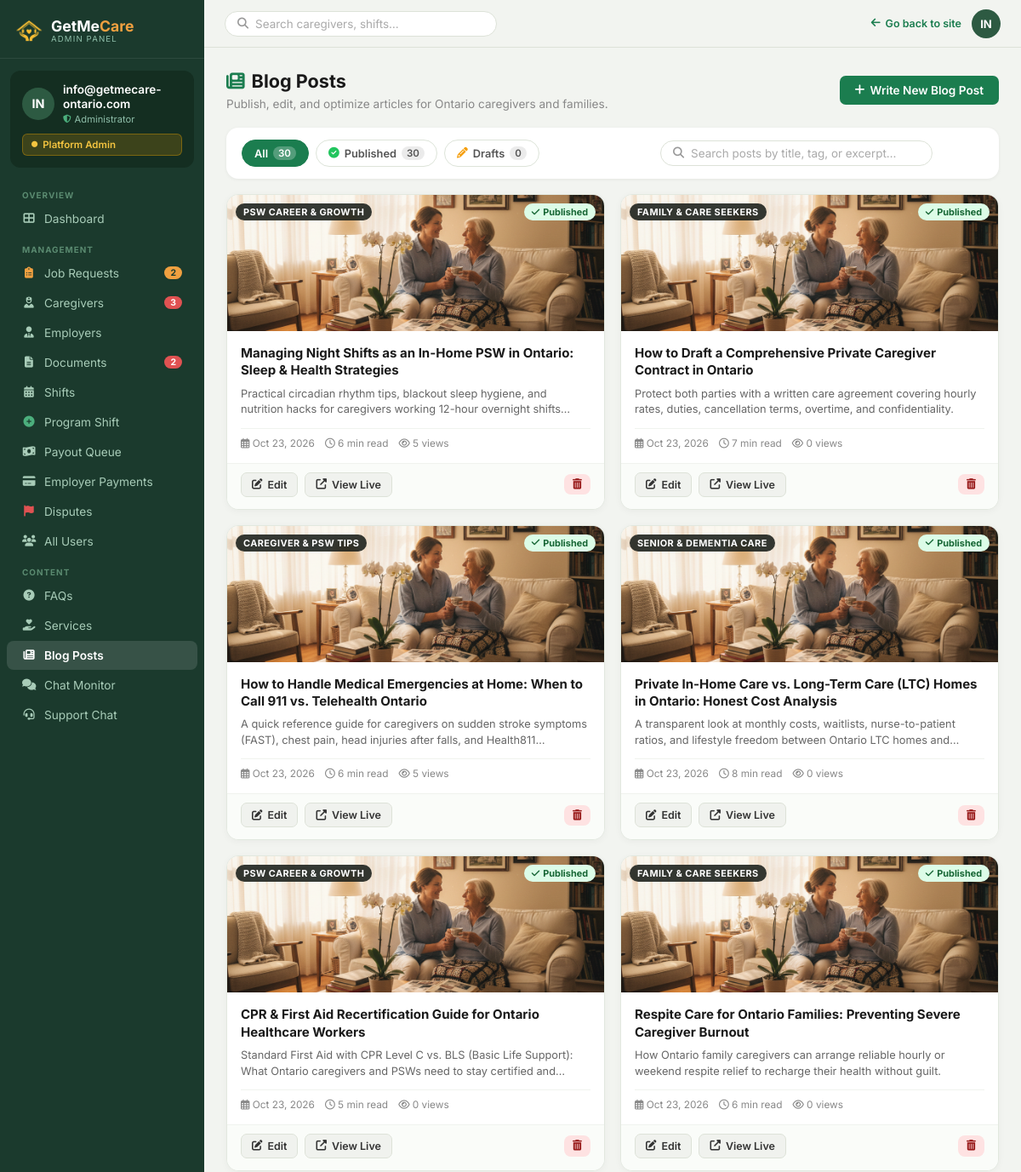
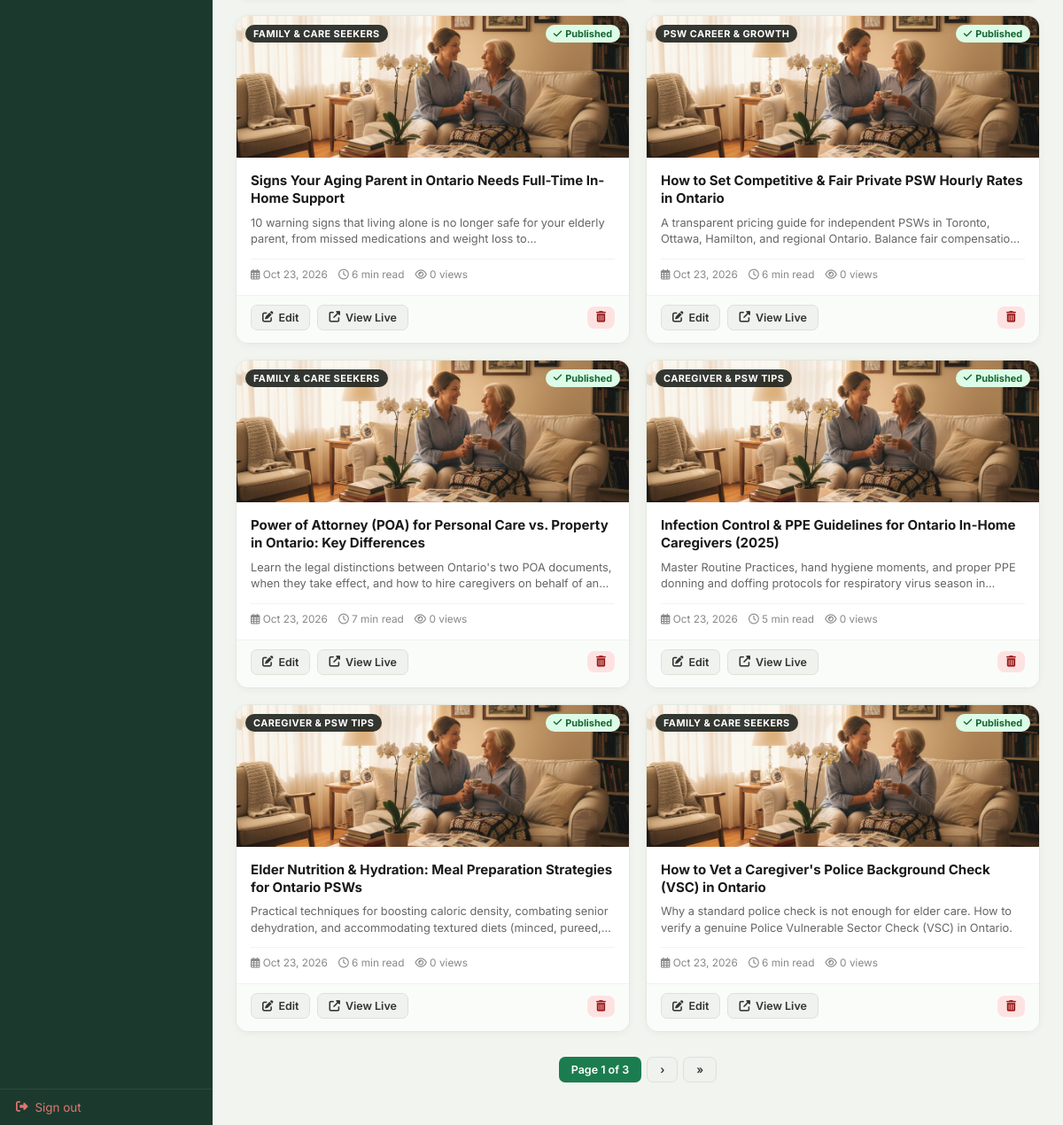
Screenshot of /admin-panel/blogs/ (signed in) with the database file from the repository (2 pictures, top to bottom).
### Account/models.py (models this page shows, shortened)
class CustomUser(AbstractUser):
    EMPLOYER = 'employer'
    CAREGIVER = 'caregiver'
    ROLE_CHOICES = [
        (EMPLOYER, 'Employer / Family'),
        (CAREGIVER, 'Caregiver / PSW'),
    ]
    role = models.CharField(
        max_length=20,
        choices=ROLE_CHOICES,
        default=EMPLOYER,
    )
    phone = models.CharField(max_length=20, blank=True)
    @property
    def is_admin(self):
        return self.is_superuser or self.is_staff
    @property
    def is_employer(self):
        return self.role == self.EMPLOYER and not self.is_admin
    @property
    def is_caregiver(self):
        return self.role == self.CAREGIVER and not self.is_admin

### AdminApp/models.py (models this page shows, shortened)
class BlogPost(models.Model):
    CAT_CAREGIVER_TIPS  = 'caregiver_tips'
    CAT_FAMILY_GUIDE    = 'family_guide'
    CAT_SENIOR_CARE     = 'senior_care'
    CAT_ONTARIO_HEALTH  = 'ontario_health'
    CAT_PSW_CAREER      = 'psw_career'
    CATEGORY_CHOICES = [
        (CAT_CAREGIVER_TIPS,  'Caregiver & PSW Tips'),
        (CAT_FAMILY_GUIDE,    'Family & Care Seekers'),
        (CAT_SENIOR_CARE,     'Senior & Dementia Care'),
        (CAT_ONTARIO_HEALTH,  'Ontario Healthcare & Funding'),
        (CAT_PSW_CAREER,      'PSW Career & Growth'),
    ]
    title               = models.CharField(max_length=250, help_text="Article title for readers and search engines")
    slug                = models.SlugField(max_length=260, unique=True, db_index=True, help_text="SEO URL slug, e.g. how-to-hire-psw-ontario")
    category            = models.CharField(max_length=30, choices=CATEGORY_CHOICES, default=CAT_FAMILY_GUIDE)
    author_name         = models.CharField(max_length=120, default="Getmecare-Ontario")
    author_role         = models.CharField(max_length=120, default="Ontario Home Care & PSW Network")
    author_avatar       = models.ImageField(upload_to='blog/authors/', blank=True, null=True)
    featured_image      = models.ImageField(upload_to='blog/', blank=True, null=True, help_text="Upload custom blog cover")
    featured_image_url  = models.URLField(blank=True, max_length=500, help_text="External image URL fallback (e.g. Unsplash CDN)")
    image_alt           = models.CharField(max_length=200, blank=True, help_text="SEO alt text for image")
    excerpt             = models.TextField(help_text="Short engaging summary (1-2 sentences) shown on cards and search results")
    content             = models.TextField(help_text="Full post content in HTML or rich text format")
    tags                = models.CharField(max_length=250, blank=True, help_text="Comma-separated keywords e.g. psw, home care, dementia, ontario")
    meta_title          = models.CharField(max_length=160, blank=True, help_text="Custom SEO title tag (leaves default if empty)")
    meta_description    = models.CharField(max_length=300, blank=True, help_text="Custom SEO meta description (uses excerpt if empty)")
    meta_keywords       = models.CharField(max_length=250, blank=True, help_text="Comma-separated keywords for meta tags")
    read_time_minutes   = models.PositiveIntegerField(default=5, help_text="Estimated reading time in minutes")
    is_published        = models.BooleanField(default=True, db_index=True)
    is_featured         = models.BooleanField(default=False, help_text="Highlight in banners / top placement")
    views_count         = models.PositiveIntegerField(default=0)
    published_at        = models.DateTimeField(default=timezone.now, db_index=True)
    created_at          = models.DateTimeField(auto_now_add=True)
    updated_at          = models.DateTimeField(auto_now=True)
    class Meta:
        ordering = ['-published_at']
        verbose_name = 'Blog Post'
        verbose_name_plural = 'Blog Posts'
    @property
    def display_image(self):
        if self.featured_image:
            try:
                return self.featured_image.url
            except Exception:
                pass
        if self.featured_image_url:
            return self.featured_image_url
        return '/static/Caregiver/images/hero-image.png'

### AdminApp/views.py (the view)
    @login_required(login_url='Account:login')
    def wrapper(request, *args, **kwargs):
        if not (request.user.is_staff or request.user.is_superuser):
            messages.error(request, 'Access denied. Admin account required.')
            return redirect('Account:login')
        return view_func(request, *args, **kwargs)

### templates/AdminApp/blog-list.html (shortened to what this page needs)
{% extends "AdminApp/base_admin.html" %}
{% block content %}
<div style="margin-bottom:20px;display:flex;justify-content:space-between;align-items:center;flex-wrap:wrap;gap:14px">
  <div>
    <h1 class="adm-page-title" style="margin-bottom:6px">
      <i class="fas fa-newspaper" style="color:#1b7d4f;margin-right:8px"></i>Blog Posts
    </h1>
    <p style="font-size:.85rem;color:#888">Publish, edit, and optimize articles for Ontario caregivers and families.</p>
  </div>
  <a href="{% url 'AdminApp:blog_add' %}" class="adm-btn adm-btn-green" style="font-size:.85rem;padding:9px 18px">
    <i class="fas fa-plus"></i> Write New Blog Post
  </a>
</div>
<div class="adm-card" style="margin-bottom:18px">
  <div class="adm-card-pad" style="padding:14px 18px">
    <div style="display:flex;align-items:center;gap:12px;flex-wrap:wrap;justify-content:space-between">
      <div style="display:flex;align-items:center;gap:8px;flex-wrap:wrap">
        <a href="?status=all{% if search_q %}&q={{ search_q }}{% endif %}{% if category_filter %}&category={{ category_filter }}{% endif %}"
           class="adm-filter-pill {% if status_filter == 'all' %}active{% endif %}">
          All <span class="pill-num">{{ counts.all }}</span>
        </a>
        <a href="?status=published{% if search_q %}&q={{ search_q }}{% endif %}{% if category_filter %}&category={{ category_filter }}{% endif %}"
           class="adm-filter-pill {% if status_filter == 'published' %}active{% endif %}">
          <i class="fas fa-check-circle" style="color:#22c55e"></i> Published <span class="pill-num">{{ counts.published }}</span>
        </a>
        <a href="?status=draft{% if search_q %}&q={{ search_q }}{% endif %}{% if category_filter %}&category={{ category_filter }}{% endif %}"
           class="adm-filter-pill {% if status_filter == 'draft' %}active{% endif %}">
          <i class="fas fa-pencil-alt" style="color:#f59e0b"></i> Drafts <span class="pill-num">{{ counts.draft }}</span>
        </a>
      </div>
      <form method="get" action="" style="display:flex;align-items:center;gap:8px;flex:1;max-width:380px;min-width:240px">
        <div class="adm-search" style="width:100%">
          <i class="fas fa-search"></i>
          <input type="text" name="q" placeholder="Search posts by title, tag, or excerpt…" value="{{ search_q|default:'' }}">
        </div>
      </form>
    </div>
  </div>
</div>
{% if posts %}
<div class="blg-card-grid">
  {% for post in posts %}
  <div class="blg-admin-card">
    <div class="blg-thumb-wrap">
      <img src="{{ post.display_image }}" alt="{{ post.title }}" class="blg-thumb-img" onerror="this.src='/static/Caregiver/images/hero-image.png'">
      <span class="blg-badge-cat">{{ post.get_category_display }}</span>
      {% if post.is_published %}
      <span class="blg-status-pill bsp-pub"><i class="fas fa-check"></i> Published</span>
      {% else %}
      <span class="blg-status-pill bsp-draft"><i class="fas fa-clock"></i> Draft</span>
      {% endif %}
    </div>
    <div class="blg-body">
      <div class="blg-title" title="{{ post.title }}">{{ post.title }}</div>
      <div class="blg-excerpt">{{ post.excerpt }}</div>
      <div class="blg-meta-row">
        <span><i class="far fa-calendar-alt"></i> {{ post.published_at|date:"M d, Y" }}</span>
        <span><i class="far fa-clock"></i> {{ post.read_time_minutes }} min read</span>
        <span><i class="far fa-eye"></i> {{ post.views_count }} views</span>
      </div>
    </div>
    <div class="blg-actions-row">
      <a href="{% url 'AdminApp:blog_edit' post.pk %}" class="adm-btn adm-btn-ghost" style="padding:6px 12px;font-size:.78rem">
        <i class="fas fa-edit"></i> Edit
      </a>
      <a href="{% url 'blog_detail' post.slug %}" target="_blank" rel="noopener" class="adm-btn adm-btn-ghost" style="padding:6px 12px;font-size:.78rem">
        <i class="fas fa-external-link-alt"></i> View Live
      </a>
      <form method="post" action="{% url 'AdminApp:blog_delete' post.pk %}" style="margin:0;margin-left:auto" onsubmit="return confirm('Are you sure you want to permanently delete this blog post?');">
        <button type="submit" class="adm-btn" style="background:#fee2e2;color:#991b1b;border:none;padding:6px 10px;font-size:.78rem;cursor:pointer;border-radius:8px">
          <i class="fas fa-trash-alt"></i>
        </button>
      </form>
    </div>
  </div>
  {% endfor %}
</div>
{% if page_obj.has_other_pages %}
<div class="adm-pagination" style="display:flex;justify-content:center;gap:6px;margin-top:28px">
  <span class="adm-btn adm-btn-green" style="pointer-events:none">Page {{ page_obj.number }} of {{ page_obj.paginator.num_pages }}</span>
  {% if page_obj.has_next %}
    <a href="?page={{ page_obj.next_page_number }}{% if search_q %}&q={{ search_q }}{% endif %}&status={{ status_filter }}" class="adm-btn adm-btn-ghost">&rsaquo;</a>
    <a href="?page={{ page_obj.paginator.num_pages }}{% if search_q %}&q={{ search_q }}{% endif %}&status={{ status_filter }}" class="adm-btn adm-btn-ghost">&raquo;</a>
  {% endif %}
</div>
{% endif %}
{% endif %}
{% endblock %}

### templates/AdminApp/base_admin.html (shortened to what this page needs)
{% load static %}
<!doctype html>
<html lang="en">
<head>
  <link rel="stylesheet" href="https://cdnjs.cloudflare.com/ajax/libs/font-awesome/6.4.0/css/all.min.css"/>
</head>
<body>
<aside class="adm-sidebar" id="adm-sidebar">
  <div class="adm-logo">
    <a href="{% url 'home' %}">
      <img src="{% static 'Caregiver/images/sitelog.png' %}" alt="GetMeCare Ontario logo" style="width:32px;height:32px;object-fit:contain;filter:brightness(0) saturate(100%) invert(72%) sepia(60%) saturate(600%) hue-rotate(345deg) brightness(105%) contrast(95%)">
      <div>
        <div class="adm-logo-name">GetMe<span style="color:#F0A040">Care</span></div>
        <div class="adm-logo-sub">Admin Panel</div>
      </div>
    </a>
  </div>
  <div class="adm-profile">
    <div class="adm-profile-row">
      <div class="adm-av">{% if request.user.first_name %}{{ request.user.first_name|first|upper }}{{ request.user.last_name|first|upper }}{% else %}{{ request.user.username|slice:":2"|upper }}{% endif %}</div>
      <div>
        <div class="adm-av-name">{{ request.user.get_full_name|default:request.user.username }}</div>
        <div class="adm-av-role"><i class="fas fa-shield-alt" style="color:#4caf7d;font-size:.6rem;"></i> Administrator</div>
      </div>
    </div>
    <div class="adm-badge"><i class="fas fa-circle" style="font-size:.45rem;"></i> Platform Admin</div>
  </div>
  <div class="adm-nav">
    <div class="adm-nav-section">Overview</div>
    <a href="{% url 'AdminApp:dashboard' %}" {% if request.resolver_match.url_name == 'dashboard' %}class="active"{% endif %}>
      <i class="fas fa-th-large"></i> Dashboard
    </a>
    <div class="adm-nav-section">Management</div>
    <a href="{% url 'AdminApp:job_requests' %}" {% if request.resolver_match.url_name in 'job_requests,job_request_matches,admin_create_39_payment_link' %}class="active"{% endif %}>
      <i class="fas fa-clipboard-list" style="color:#f0a040"></i> Job Requests
      {% if open_jobs_count %}<span class="adm-nav-badge" style="background:#f0a040;color:#1b3a2d">{{ open_jobs_count }}</span>{% endif %}
    </a>
    <a href="{% url 'AdminApp:manage_caregivers' %}" {% if request.resolver_match.url_name == 'manage_caregivers' %}class="active"{% endif %}>
      <i class="fas fa-user-nurse"></i> Caregivers
      {% if pending_profiles %}<span class="adm-nav-badge">{{ pending_profiles }}</span>{% endif %}
    </a>
    <a href="{% url 'AdminApp:manage_employers' %}" {% if request.resolver_match.url_name == 'manage_employers' %}class="active"{% endif %}>
      <i class="fas fa-user-tie"></i> Employers
    </a>
    <a href="{% url 'AdminApp:review_documents' %}" {% if request.resolver_match.url_name == 'review_documents' %}class="active"{% endif %}>
      <i class="fas fa-file-alt"></i> Documents
      {% if pending_docs %}<span class="adm-nav-badge">{{ pending_docs }}</span>{% endif %}
    </a>
    <a href="{% url 'AdminApp:manage_shifts' %}" {% if request.resolver_match.url_name == 'manage_shifts' %}class="active"{% endif %}>
      <i class="fas fa-calendar-alt"></i> Shifts
    </a>
    <a href="{% url 'AdminApp:program_shift' %}" {% if request.resolver_match.url_name == 'program_shift' %}class="active"{% endif %}>
      <i class="fas fa-plus-circle" style="color:#4caf7d"></i> Program Shift
    </a>
    <a href="{% url 'AdminApp:payout_queue' %}" {% if request.resolver_match.url_name == 'payout_queue' %}class="active"{% endif %}>
      <i class="fas fa-money-bill-wave"></i> Payout Queue
    </a>
    <a href="{% url 'AdminApp:employer_payments' %}" {% if request.resolver_match.url_name == 'employer_payments' %}class="active"{% endif %}>
      <i class="fas fa-credit-card"></i> Employer Payments
    </a>
    <a href="{% url 'AdminApp:dispute_list' %}" {% if request.resolver_match.url_name == 'dispute_list' or request.resolver_match.url_name == 'dispute_detail' %}class="active"{% endif %}>
      <i class="fas fa-flag" style="color:#e05252"></i> Disputes
    </a>
    <a href="{% url 'AdminApp:manage_users' %}" {% if request.resolver_match.url_name == 'manage_users' %}class="active"{% endif %}>
      <i class="fas fa-users"></i> All Users
    </a>
    <div class="adm-nav-section">Content</div>
    <a href="{% url 'AdminApp:faq_list' %}" {% if request.resolver_match.url_name == 'faq_list' or request.resolver_match.url_name == 'faq_add' or request.resolver_match.url_name == 'faq_edit' %}class="active"{% endif %}>
      <i class="fas fa-question-circle"></i> FAQs
    </a>
    <a href="{% url 'AdminApp:service_list' %}" {% if request.resolver_match.url_name == 'service_list' or request.resolver_match.url_name == 'service_add' or request.resolver_match.url_name == 'service_edit' %}class="active"{% endif %}>
      <i class="fas fa-hand-holding-heart"></i> Services
    </a>
    <a href="{% url 'AdminApp:blog_list' %}" {% if request.resolver_match.url_name == 'blog_list' or request.resolver_match.url_name == 'blog_add' or request.resolver_match.url_name == 'blog_edit' %}class="active"{% endif %}>
      <i class="fas fa-newspaper"></i> Blog Posts
    </a>
    <a href="{% url 'admin_chat_monitor' %}" {% if request.resolver_match.url_name == 'admin_chat_monitor' %}class="active"{% endif %}>
      <i class="fas fa-comments"></i> Chat Monitor
    </a>
    <a href="{% url 'admin_support' %}" {% if request.resolver_match.url_name == 'admin_support' %}class="active"{% endif %}>
      <i class="fas fa-headset"></i> Support Chat
    </a>
  </div>
  <div class="adm-signout">
    <a href="{% url 'Account:logout' %}"><i class="fas fa-sign-out-alt"></i> Sign out</a>
  </div>
</aside>
<div class="adm-topbar">
  <form method="get" action="" class="adm-search-bar-wrap" style="flex:1;max-width:320px;">
    <div class="adm-search">
      <i class="fas fa-search"></i>
      <input type="text" name="q" placeholder="Search caregivers, shifts…" value="{{ request.GET.q|default:'' }}">
    </div>
  </form>
  <div class="adm-topbar-right" style="display:flex;align-items:center;gap:12px;margin-left:auto;">
    <a href="{% url 'home' %}" class="adm-back">
      <i class="fas fa-arrow-left"></i> Go back to site
    </a>
    <div class="adm-topbar-av">{% if request.user.first_name %}{{ request.user.first_name|first|upper }}{{ request.user.last_name|first|upper }}{% else %}{{ request.user.username|slice:":2"|upper }}{% endif %}</div>
  </div>
</div>
<main class="adm-main">
  <div class="adm-content">
    {% block content %}{% endblock %}
  </div>
</main>
  </body>
</html>

### rows the page displays
CustomUser: user.username "IN", user.get_full_name "info@getmecare-ontario.com"
BlogPost: category "PSW CAREER & GROWTH", is_published True (drawn), title "Managing Night Shifts as an In-Home PSW in Ontario: Sleep & Health Strategies", excerpt "Practical circadian rhythm tips, blackout sleep hygiene, and nutrition hacks for caregivers working 12-hour overnight…", published_at "Oct 23, 2026", read_time_minutes "6", views_count "5"
BlogPost: category "FAMILY & CARE SEEKERS", is_published True (drawn), title "How to Draft a Comprehensive Private Caregiver Contract in Ontario", excerpt "Protect both parties with a written care agreement covering hourly rates, duties, cancellation terms, overtime, and confidentiality.", published_at "Oct 23, 2026", read_time_minutes "7", views_count "0"
BlogPost: category "CAREGIVER & PSW TIPS", is_published True (drawn), title "How to Handle Medical Emergencies at Home: When to Call 911 vs. Telehealth Ontario", excerpt "A quick reference guide for caregivers on sudden stroke symptoms (FAST), chest pain, head injuries after falls, and…", published_at "Oct 23, 2026", read_time_minutes "6", views_count "5"
BlogPost: category "SENIOR & DEMENTIA CARE", is_published True (drawn), title "Private In-Home Care vs. Long-Term Care (LTC) Homes in Ontario: Honest Cost Analysis", excerpt "A transparent look at monthly costs, waitlists, nurse-to-patient ratios, and lifestyle freedom between Ontario LTC homes…", published_at "Oct 23, 2026", read_time_minutes "8", views_count "0"
BlogPost: category "PSW CAREER & GROWTH", is_published True (drawn), title "CPR & First Aid Recertification Guide for Ontario Healthcare Workers", excerpt "Standard First Aid with CPR Level C vs. BLS (Basic Life Support): What Ontario caregivers and PSWs need to stay certified…", published_at "Oct 23, 2026", read_time_minutes "5", views_count "0"
BlogPost: category "FAMILY & CARE SEEKERS", is_published True (drawn), title "Respite Care for Ontario Families: Preventing Severe Caregiver Burnout", excerpt "How Ontario family caregivers can arrange reliable hourly or weekend respite relief to recharge their health without guilt.", published_at "Oct 23, 2026", read_time_minutes "6", views_count "0"
BlogPost: category "FAMILY & CARE SEEKERS", is_published True (drawn), title "Signs Your Aging Parent in Ontario Needs Full-Time In-Home Support", excerpt "10 warning signs that living alone is no longer safe for your elderly parent, from missed medications and weight loss…", published_at "Oct 23, 2026", read_time_minutes "6", views_count "0"
BlogPost: category "PSW CAREER & GROWTH", is_published True (drawn), title "How to Set Competitive & Fair Private PSW Hourly Rates in Ontario", excerpt "A transparent pricing guide for independent PSWs in Toronto, Ottawa, Hamilton, and regional Ontario. Balance fair…", published_at "Oct 23, 2026", read_time_minutes "6", views_count "0"
BlogPost: category "FAMILY & CARE SEEKERS", is_published True (drawn), title "Power of Attorney (POA) for Personal Care vs. Property in Ontario: Key Differences", excerpt "Learn the legal distinctions between Ontario's two POA documents, when they take effect, and how to hire caregivers on behalf of…", published_at "Oct 23, 2026", read_time_minutes "7", views_count "0"
BlogPost: category "CAREGIVER & PSW TIPS", is_published True (drawn), title "Infection Control & PPE Guidelines for Ontario In-Home Caregivers (2025)", excerpt "Master Routine Practices, hand hygiene moments, and proper PPE donning and doffing protocols for respiratory virus season…", published_at "Oct 23, 2026", read_time_minutes "5", views_count "0"
BlogPost: category "CAREGIVER & PSW TIPS", is_published True (drawn), title "Elder Nutrition & Hydration: Meal Preparation Strategies for Ontario PSWs", excerpt "Practical techniques for boosting caloric density, combating senior dehydration, and accommodating textured diets (minced,…", published_at "Oct 23, 2026", read_time_minutes "6", views_count "0"
BlogPost: category "FAMILY & CARE SEEKERS", is_published True (drawn), title "How to Vet a Caregiver's Police Background Check (VSC) in Ontario", excerpt "Why a standard police check is not enough for elder care. How to verify a genuine Police Vulnerable Sector Check (VSC) in Ontario.", published_at "Oct 23, 2026", read_time_minutes "6", views_count "0"

### other values shown
{{ open_jobs_count }} "2"
{{ pending_profiles }} "3"
{{ pending_docs }} "2"
{{ counts.all }} "30"
{{ counts.published }} "30"
{{ counts.draft }} "0"
{{ page_obj.number }} "1"
{{ page_obj.paginator.num_pages }} "3"
